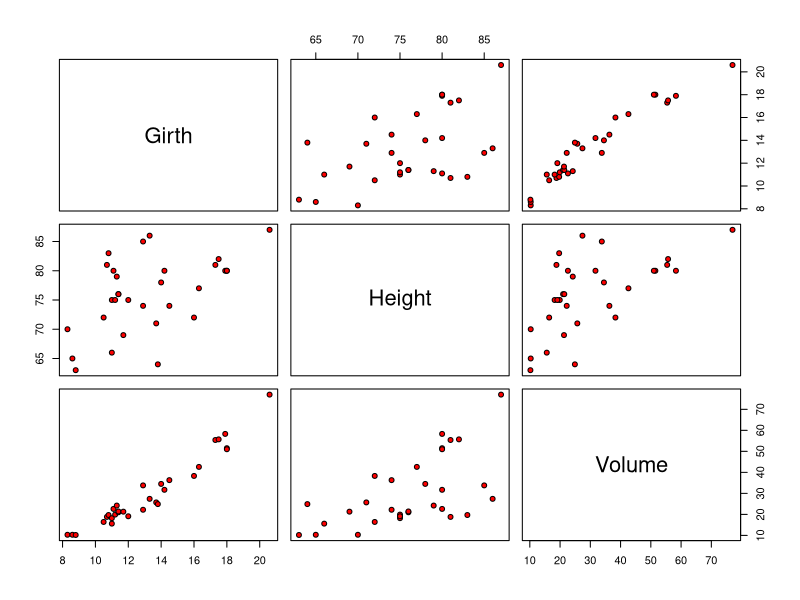

Write the R code that produced this figure.
help(trees)  

# pair plot of 'trees' data
pairs(trees, pch=21, bg=c("red")) # relationship among tree girth, height and volume => variables are all positively correlated
# pch(plotting symbols, characters; 기호 모양) => 그래프 모수 설명 링크: https://rfriend.tistory.com/149

# correlation among girth, height, volume
cor(trees)

# covariance
# cov is a sum of deviations of X and Y and taking an average to the quantity
# 1/(n-1)*sum((x-x_bar)(y-y_bar))